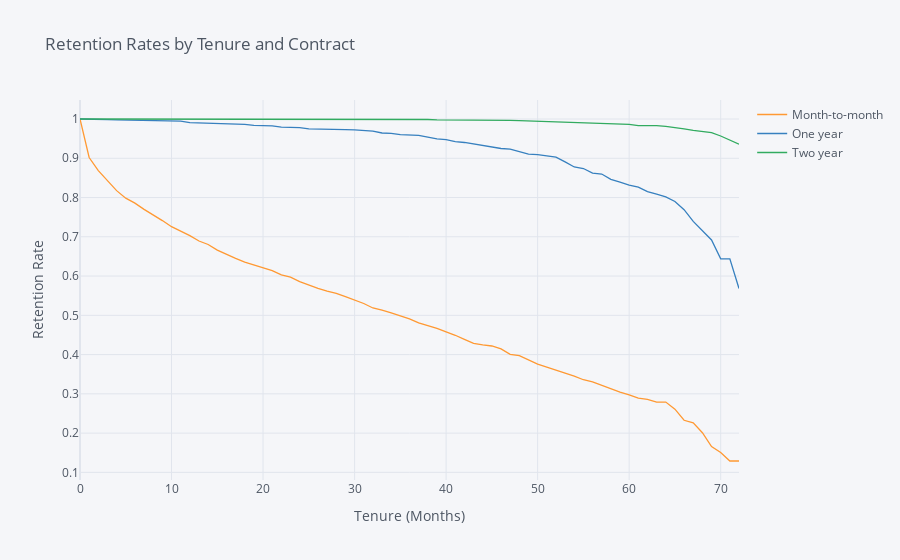

Source (notebook cell):
### Code cell
rates = survival(churn, 'Contract', 'tenure', 'ChurnBinary')

rates.iplot(kind='line', xTitle='Tenure (Months)', yTitle='Retention Rate',
            title='Retention Rates by Tenure and Contract')
